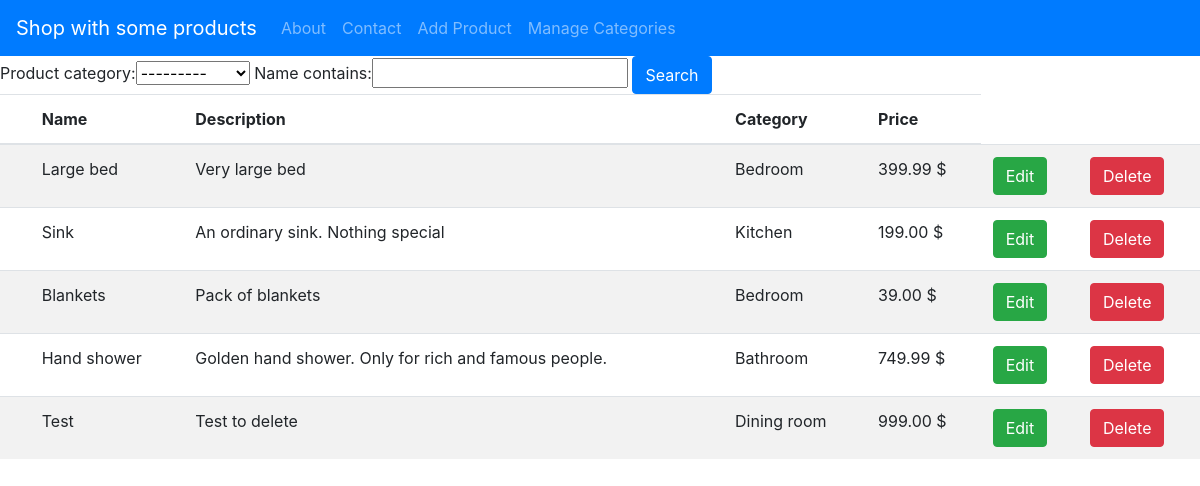
The app's page /, older data.
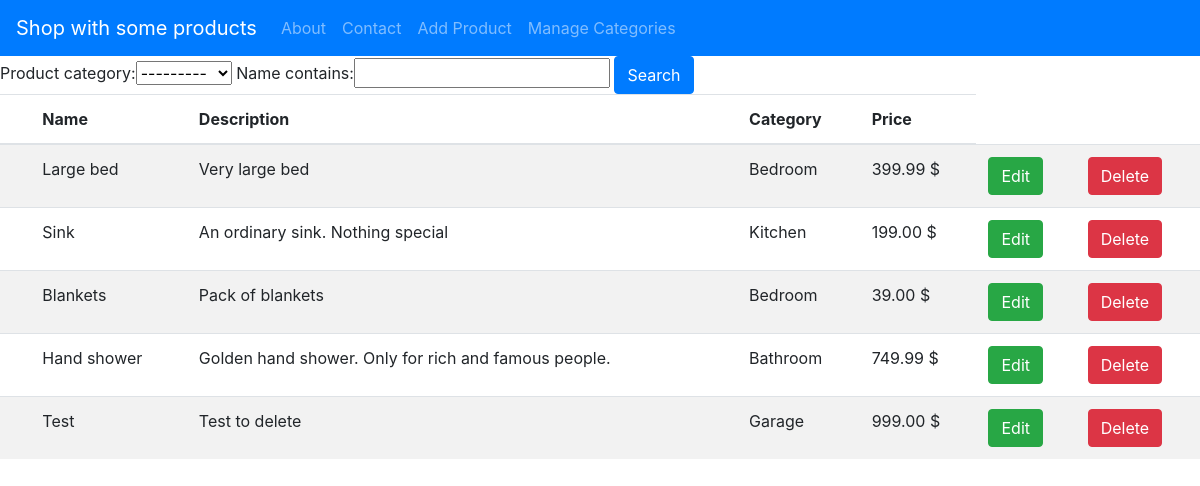
The same page, newer data.
### products/models.py (models this page shows, shortened)
class Product(models.Model):
    name = models.CharField(max_length=100)
    description = models.TextField()
    product_category = models.ForeignKey(Category, null=True, on_delete=models.SET_NULL)
    price = models.DecimalField(max_digits=5, decimal_places=2)

class Category(models.Model):
    name = models.CharField(max_length=100)
    def __str__(self):
        return self.name

### products/views.py (the view)
# urls.py: path('', views.home_view, name='product_home'),
def home_view(request):
    products = Product.objects.all()
    categories = Category.objects.all()
    myFilter = ProductFilter(request.GET, queryset=products)
    products = myFilter.qs
    context = {'products': products, 'categories': categories, 'myFilter': myFilter}
    return render(request, 'products/home.html', context)

### products/templates/products/home.html
{% extends 'products/main.html' %}
{% block content %}
<form method="get">
  {{ myFilter.form}}
<button class="btn btn-primary" type="submit">Search</button>
</form>
<table class="table table-striped">
    <thead>
      <tr>
        <th scope="col"></th>
        <th scope="col">Name</th>
        <th scope="col">Description</th>
        <th scope="col">Category</th>
        <th scope="col">Price</th>
      </tr>
    </thead>
    <tbody>
      {% for product in products %}
      <tr>
        <th scope="row"></th>
        <td>{{ product.name }}</td>
        <td>{{ product.description }}</td>
        <td>{{ product.product_category }}</td>
        <td>{{ product.price }} $ </td>
        <td><a class="btn btn-success" href="{% url 'product_edit' product.id %}">Edit</a></td>
        <td><a class="btn btn-danger" href="{% url 'product_delete' product.id %}">Delete</a></td>
      </tr>
      {% endfor %}
    </tbody>
  </table>
{% endblock %}

Row changes from the older to the newer data that the page shows:
changed Product "Test": product_category "Dining room" → "Garage"
